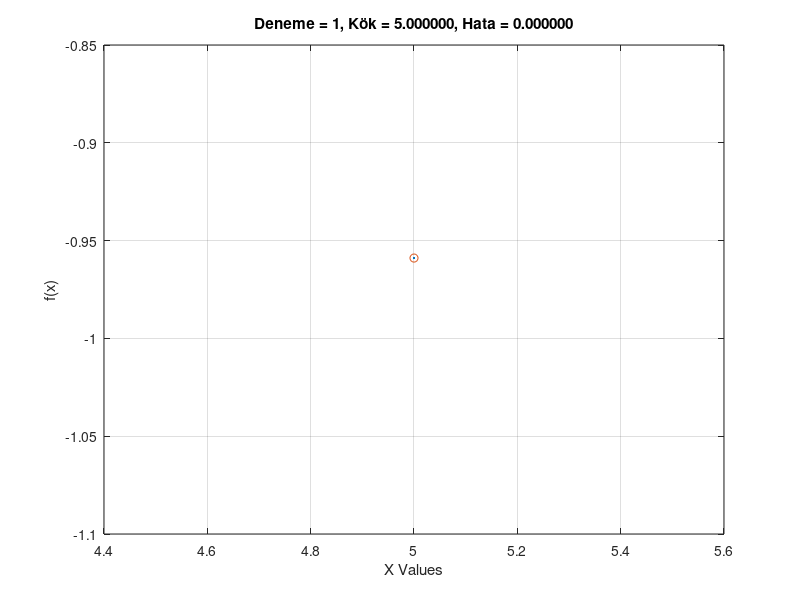

Source code (MATLAB):
clear;
clc;
close all;


f = @(x) sin(x);

x0 = input('Başlangıç değerini girin: ');
x1 = input('Bitiş değerini girin: ');

N = input('Yineleme değerini girin: ');
es = input('Hata oranını girin: ');

x=x0:0.1:x1;
y=f(x);
figure(2),
plot(x,y)
xlabel('X Values')
ylabel('f(x)')
grid on;


r = (sqrt(5)-1) / 2;


 k1 = x1-r*(x1-x0);
 k2 = x0+r*(x1-x0);

i=0;
while(i<=N)
    i=i+1;
           
    if(f(k1)>f(k2))
        x0=k1;
        k1 = x1-r*(x1-x0);
        k2 = x0+r*(x1-x0);
    else
        x1=k2;
        k1 = x1-r*(x1-x0);
        k2 = x0+r*(x1-x0);
    end
    
    %Hata
    ea=x1-x0;
    
    msg = sprintf('Deneme = %d, Kök = %f, Hata = %f',i,x1,ea);
    disp(msg);
    figure(2);
    plot(x,y,x0,f(x0),'o');
    title(msg);
    xlabel('X Values')
    ylabel('f(x)')
    grid on;
    pause(0.7);
    
       % durdu
    if(x1-x0<es)
        break;
    end    
    
end